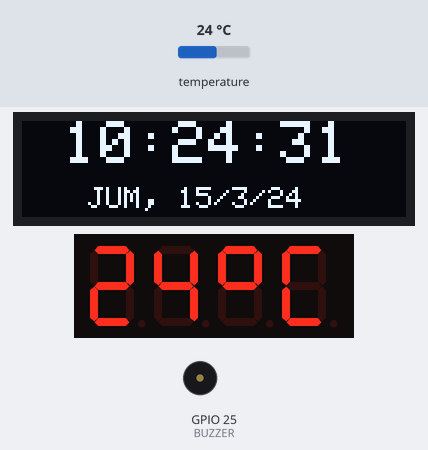
A sketch run on a simulated ESP32. Parts: 128×32 one-colour display, 4-digit seven-segment display, buzzer (waves = sounding, pin HIGH). The inputs (shaded band) are chosen by the test bench; at power-on: temperature 24 °C. The local clock reads 2024-03-15 10:24:30 at power-on unless the sketch sets it.

Above: at 1.6 s.
1.7 s: temperature set to 12 °C
At 2.4 s:
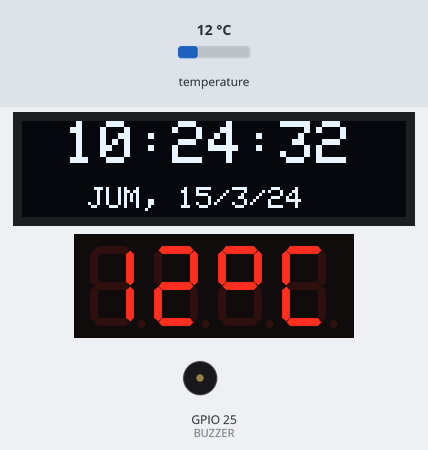
4.5 s: temperature set to 19 °C
At 5.8 s:
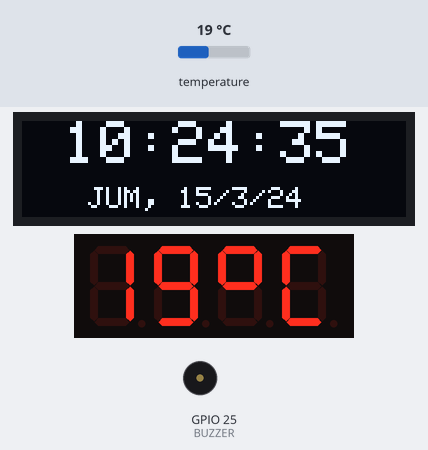
7.5 s: temperature set to 28 °C
At 8.4 s:
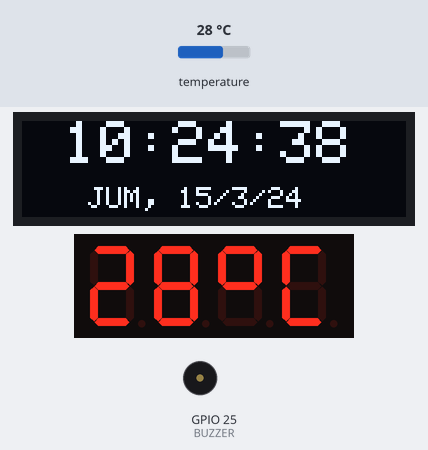
Timing chart, 0 to 10.5 s (numbered marks = the images above; inputs shaded):
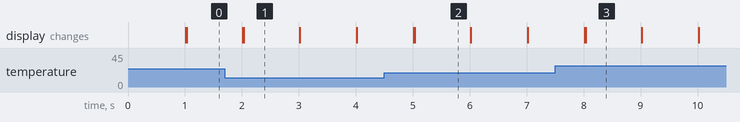

The sketch:

clock_code.ino
```cpp
#include <Wire.h>
#include <RTClib.h>
#include <Adafruit_GFX.h>
#include <Adafruit_SSD1306.h>
#include <TM1637Display.h>
#include <Adafruit_SHT31.h>

// ================= OLED =================
#define SCREEN_WIDTH 128
#define SCREEN_HEIGHT 32
#define OLED_ADDR 0x3C
Adafruit_SSD1306 display(SCREEN_WIDTH, SCREEN_HEIGHT, &Wire, -1);

// ================= RTC =================
RTC_DS3231 rtc;

// ================= TM1637 =================
#define CLK 18
#define DIO 19
TM1637Display seg(CLK, DIO);

// ================= SHT31 =================
Adafruit_SHT31 sht31;

// ================= BUZZER =================
#define BUZZER 25

// ================= TIMER =================
unsigned long prevMillis = 0;
const unsigned long interval = 1000;

// ================= ALARM =================
bool alarmActive = false;
bool alarmFreeze = false;
unsigned long alarmStart = 0;
const unsigned long alarmDuration = 60000;

bool alarm1Triggered = false;
bool alarm2Triggered = false;
const char* alarmText = "";

// ================= HARI =================
const char* dayNameID[] = {
  "MIN", "SEN", "SEL", "RAB", "KAM", "JUM", "SAB"
};

// ================= TM1637 SYMBOL =================
const uint8_t DEGREE = SEG_A | SEG_B | SEG_F | SEG_G;
const uint8_t LETTER_C = SEG_A | SEG_D | SEG_E | SEG_F;

// ================= BUZZER NON BLOCKING =================
unsigned long buzzerPrev = 0;
byte buzzerStep = 0;
int nada[] = {900, 1100, 1300};

void buzzerUpdate() {
  if (!alarmActive) return;

  if (millis() - buzzerPrev >= 200) {
    buzzerPrev = millis();
    if (buzzerStep < 3) {
      tone(BUZZER, nada[buzzerStep]);
      buzzerStep++;
    } else {
      noTone(BUZZER);
      buzzerStep = 0;
    }
  }
}

// ================= ALARM UPDATE =================
void alarmUpdate() {
  if (!alarmActive) return;

  display.clearDisplay();
  display.setTextSize(2);
  display.setCursor(10, 8);
  display.print(alarmText);
  display.display();

  buzzerUpdate();

  if (millis() - alarmStart >= alarmDuration) {
    alarmActive = false;
    alarmFreeze = false;
    noTone(BUZZER);
  }
}

void setup() {
  Wire.begin(21, 22);
  pinMode(BUZZER, OUTPUT);

  display.begin(SSD1306_SWITCHCAPVCC, OLED_ADDR);
  display.setTextColor(SSD1306_WHITE);

  rtc.begin();
  if (rtc.lostPower()) {
    rtc.adjust(DateTime(F(__DATE__), F(__TIME__)));
  }

  seg.setBrightness(0x0f);
  seg.clear();

  sht31.begin(0x44);
}

void loop() {
  DateTime now = rtc.now();

  // ===== UPDATE JAM (HANYA JIKA TIDAK FREEZE) =====
  if (!alarmFreeze && millis() - prevMillis >= interval) {
    prevMillis = millis();

    display.clearDisplay();
    display.setTextSize(2);
    display.setCursor(14, 0);

    if (now.hour() < 10) display.print('0');
    display.print(now.hour());
    display.print(':');

    if (now.minute() < 10) display.print('0');
    display.print(now.minute());
    display.print(':');

    if (now.second() < 10) display.print('0');
    display.print(now.second());

    display.setTextSize(1);
    display.setCursor(22, 22);
    display.print(dayNameID[now.dayOfTheWeek()]);
    display.print(", ");
    display.print(now.day());
    display.print("/");
    display.print(now.month());
    display.print("/");
    display.print(now.year() % 100);

    display.display();

    // ===== SUHU =====
    float suhu = sht31.readTemperature();
    if (!isnan(suhu)) {
      int t = round(suhu);
      uint8_t data[] = {
        seg.encodeDigit(t / 10),
        seg.encodeDigit(t % 10),
        DEGREE,
        LETTER_C
      };
      seg.setSegments(data);
    }
  }

  // ===== TRIGGER ALARM =====
  if (now.hour() == 5 && now.minute() == 0 && !alarm1Triggered) {
    alarmActive = true;
    alarmFreeze = true;
    alarmStart = millis();
    alarmText = "ALARM!";
    alarm1Triggered = true;
  }

  if (now.hour() == 16 && now.minute() == 7 && !alarm2Triggered) {
    alarmActive = true;
    alarmFreeze = true;
    alarmStart = millis();
    alarmText = "BANGUN!";
    alarm2Triggered = true;
  }

  // reset harian
  if (now.hour() == 0 && now.minute() == 0) {
    alarm1Triggered = false;
    alarm2Triggered = false;
  }

  // ===== ALARM DISPLAY =====
  alarmUpdate();
}
```

Measured:
- what the display in image 1 shows lasts 1.0 s, from 2.0 s to 3.0 s
